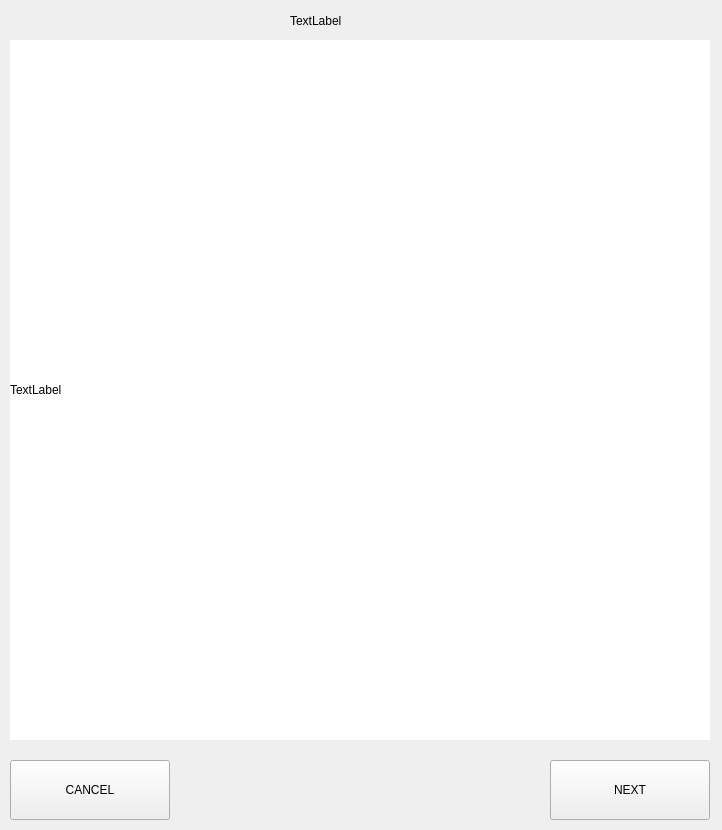
<?xml version="1.0" encoding="UTF-8"?>
<ui version="4.0">
 <class>Form</class>
 <widget class="QWidget" name="Form">
  <property name="geometry">
   <rect>
    <x>0</x>
    <y>0</y>
    <width>722</width>
    <height>830</height>
   </rect>
  </property>
  <property name="windowTitle">
   <string>Form</string>
  </property>
  <widget class="QLabel" name="label_img_show">
   <property name="geometry">
    <rect>
     <x>10</x>
     <y>40</y>
     <width>700</width>
     <height>700</height>
    </rect>
   </property>
   <property name="styleSheet">
    <string notr="true">background-color: rgb(255,255,255)</string>
   </property>
   <property name="text">
    <string>TextLabel</string>
   </property>
  </widget>
  <widget class="QPushButton" name="btn_next">
   <property name="geometry">
    <rect>
     <x>550</x>
     <y>760</y>
     <width>160</width>
     <height>60</height>
    </rect>
   </property>
   <property name="text">
    <string>NEXT</string>
   </property>
  </widget>
  <widget class="QPushButton" name="btn_cancel">
   <property name="geometry">
    <rect>
     <x>10</x>
     <y>760</y>
     <width>160</width>
     <height>60</height>
    </rect>
   </property>
   <property name="text">
    <string>CANCEL</string>
   </property>
  </widget>
  <widget class="QLabel" name="label_img_name">
   <property name="geometry">
    <rect>
     <x>290</x>
     <y>10</y>
     <width>141</width>
     <height>21</height>
    </rect>
   </property>
   <property name="text">
    <string>TextLabel</string>
   </property>
  </widget>
 </widget>
 <resources/>
 <connections/>
</ui>
